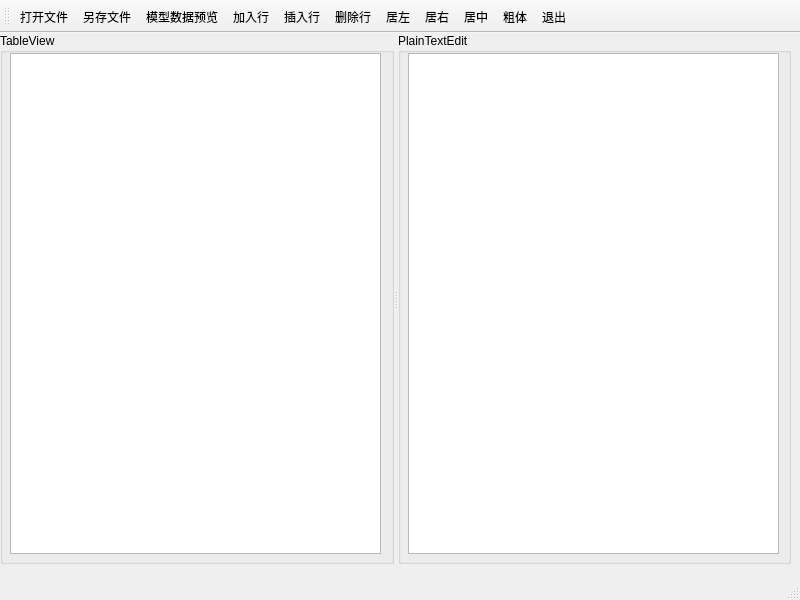
<?xml version="1.0" encoding="UTF-8"?>
<ui version="4.0">
 <class>MainWindow</class>
 <widget class="QMainWindow" name="MainWindow">
  <property name="geometry">
   <rect>
    <x>0</x>
    <y>0</y>
    <width>800</width>
    <height>600</height>
   </rect>
  </property>
  <property name="windowTitle">
   <string>MainWindow</string>
  </property>
  <widget class="QWidget" name="centralwidget">
   <widget class="QSplitter" name="splitter">
    <property name="geometry">
     <rect>
      <x>0</x>
      <y>0</y>
      <width>791</width>
      <height>531</height>
     </rect>
    </property>
    <property name="orientation">
     <enum>Qt::Horizontal</enum>
    </property>
    <widget class="QGroupBox" name="groupBox">
     <property name="title">
      <string>TableView</string>
     </property>
     <widget class="QTableView" name="tableView">
      <property name="geometry">
       <rect>
        <x>10</x>
        <y>20</y>
        <width>371</width>
        <height>501</height>
       </rect>
      </property>
     </widget>
    </widget>
    <widget class="QGroupBox" name="groupBox_2">
     <property name="title">
      <string>PlainTextEdit</string>
     </property>
     <widget class="QPlainTextEdit" name="plainTextEdit">
      <property name="geometry">
       <rect>
        <x>10</x>
        <y>20</y>
        <width>371</width>
        <height>501</height>
       </rect>
      </property>
     </widget>
    </widget>
   </widget>
  </widget>
  <widget class="QMenuBar" name="menubar">
   <property name="geometry">
    <rect>
     <x>0</x>
     <y>0</y>
     <width>800</width>
     <height>22</height>
    </rect>
   </property>
  </widget>
  <widget class="QStatusBar" name="statusbar"/>
  <widget class="QToolBar" name="toolBar">
   <property name="windowTitle">
    <string>toolBar</string>
   </property>
   <attribute name="toolBarArea">
    <enum>TopToolBarArea</enum>
   </attribute>
   <attribute name="toolBarBreak">
    <bool>false</bool>
   </attribute>
   <addaction name="actFileOpen"/>
   <addaction name="actFileSaveAs"/>
   <addaction name="actModelDataPreview"/>
   <addaction name="actAddLine"/>
   <addaction name="actInsLine"/>
   <addaction name="actDelLine"/>
   <addaction name="actLeft"/>
   <addaction name="actRight"/>
   <addaction name="actCenter"/>
   <addaction name="actBold"/>
   <addaction name="actQuit"/>
  </widget>
  <action name="actFileOpen">
   <property name="text">
    <string>打开文件</string>
   </property>
  </action>
  <action name="actFileSaveAs">
   <property name="text">
    <string>另存文件</string>
   </property>
  </action>
  <action name="actModelDataPreview">
   <property name="text">
    <string>模型数据预览</string>
   </property>
  </action>
  <action name="actAddLine">
   <property name="text">
    <string>加入行</string>
   </property>
  </action>
  <action name="actInsLine">
   <property name="text">
    <string>插入行</string>
   </property>
  </action>
  <action name="actDelLine">
   <property name="text">
    <string>删除行</string>
   </property>
  </action>
  <action name="actLeft">
   <property name="text">
    <string>居左</string>
   </property>
  </action>
  <action name="actRight">
   <property name="text">
    <string>居右</string>
   </property>
  </action>
  <action name="actCenter">
   <property name="text">
    <string>居中</string>
   </property>
  </action>
  <action name="actBold">
   <property name="checkable">
    <bool>true</bool>
   </property>
   <property name="text">
    <string>粗体</string>
   </property>
  </action>
  <action name="actQuit">
   <property name="text">
    <string>退出</string>
   </property>
  </action>
 </widget>
 <resources/>
 <connections/>
</ui>
